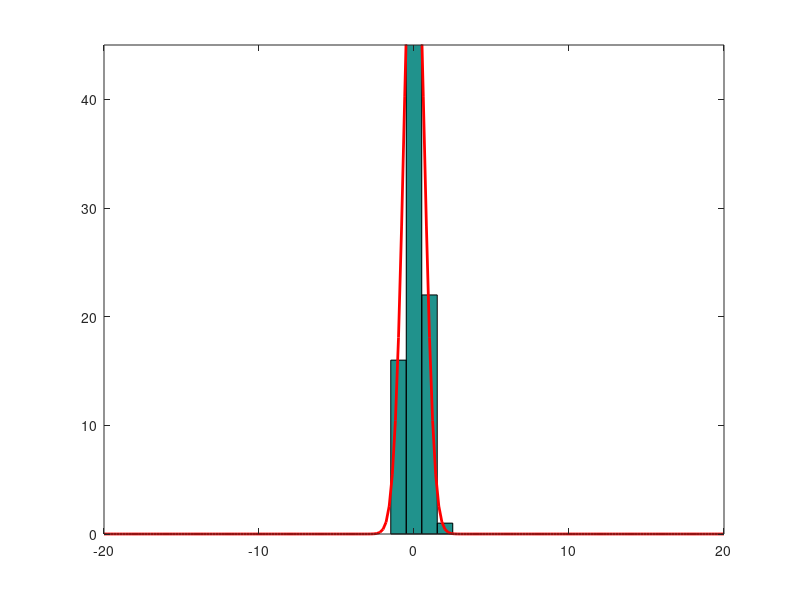
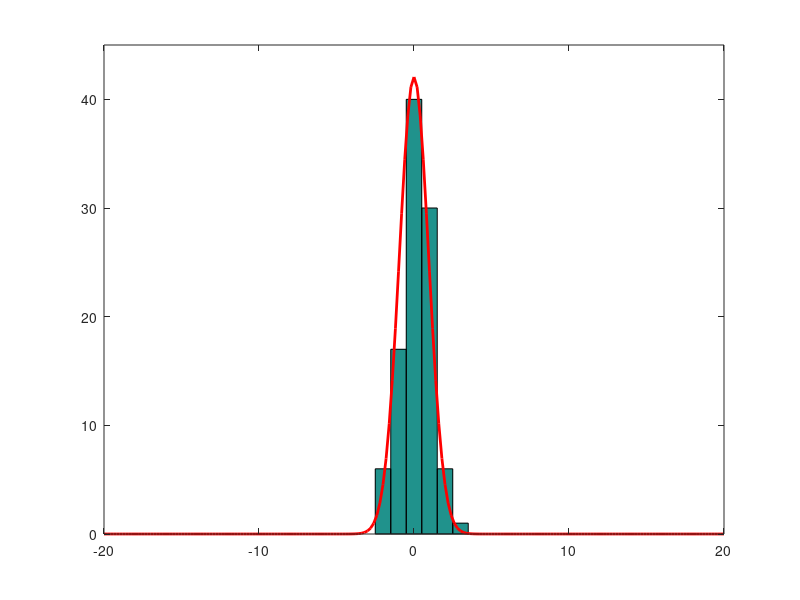
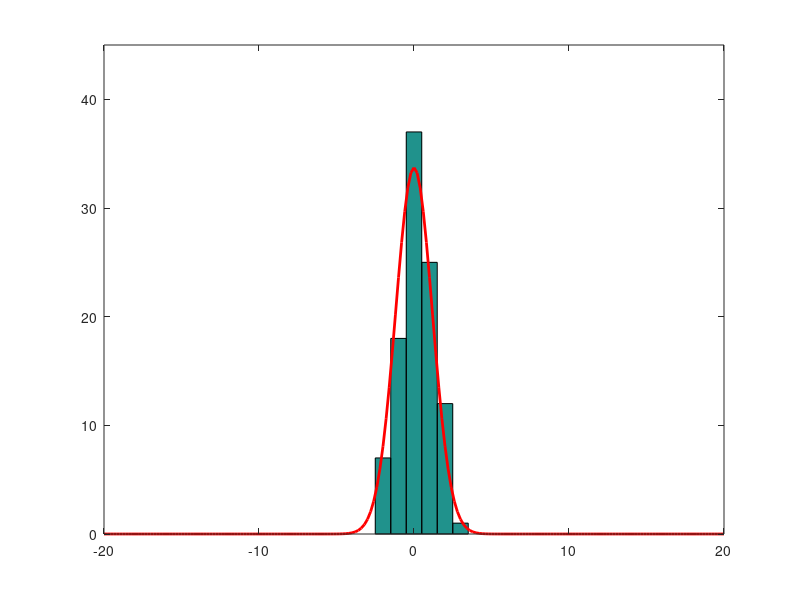
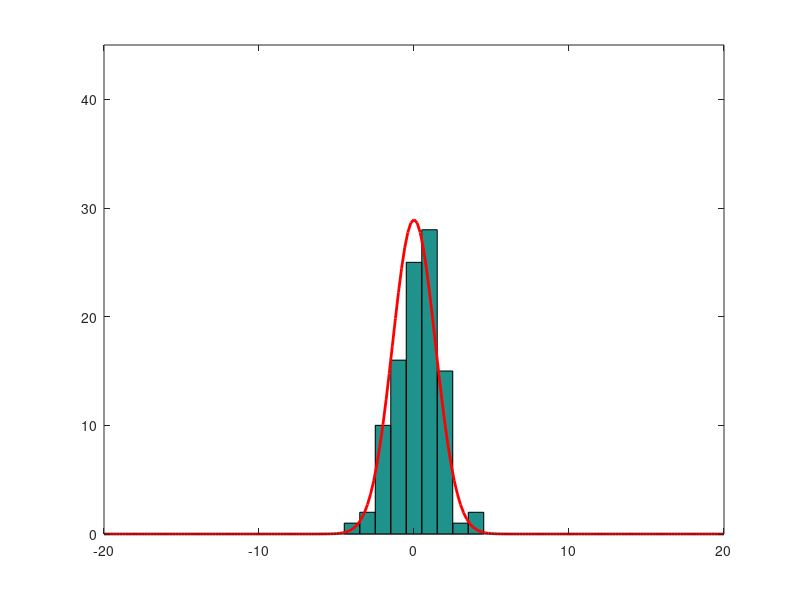

Write MATLAB code to recreate these figures, in order.
% This is to illustrate diffusion of particles (i.e., Brownian motion)
clear

N = 100;  %number of particles
K = 100; %number of time steps
y = [-100:100]/5;
D = 1/2;
binc = [-50:50];

%Record the movie
%mov = avifile('parsim_one.avi');

%moviename = ['MOVIE.qt']
%MakeQTMovie('start', moviename)

ksk = 5;

x = zeros(K,1);
X = x;
dt = .1;
t = 0;
var(1) = 0;
T(1) = 0;
k = 1;
diff = sqrt(dt);
est1 = 0;
est2 = 0;

for j = 2:N
    
    x = x + diff*randn(K,1);
    X = [X,x];
    var(j) = std(x)^2;
      t = t +dt;
      est1 = est1 + t^2;
      est2 = est2 + t*var(j);
    T(j) = t;

    if (fix(j/ksk)*ksk==j)
    figure(1)
    hist(x,binc)
    hold on
  p = K*exp(-y.^2/(4*D*t))/sqrt(4*pi*D*t);
plot(y,p,'r','linewidth',2)
hold off

    axis([-20 20 0 45])
     %  F(j) = getframe;
       
       % %this command saves files for later making a movie with qt-7
   saveas(gcf, sprintf('./movie_files/frame%g',j/ksk),'jpeg')
% 
  % mov = addframe(mov,F(j));
%MakeQTMovie('addframe','moviename')
%MakeQTMovie('quality', 1.0)

  pause(0.01)
    end
   
end

%mov = close(mov);
%MakeQTMovie('finish','moviename')




figure(3)
sl = est2/est1;
plot(T,var,T,sl*T,'--' )
hold off





